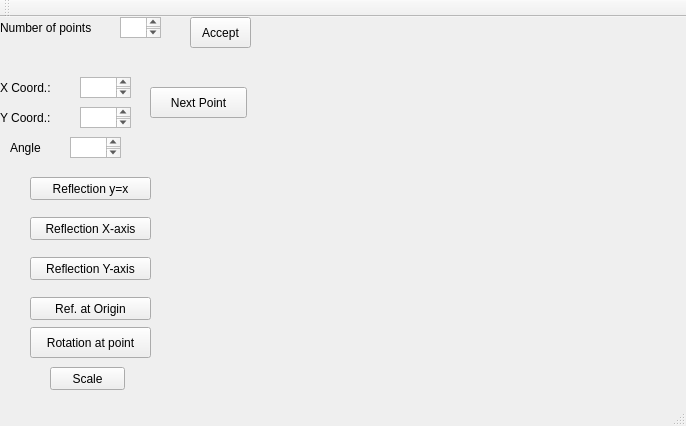
<?xml version="1.0" encoding="UTF-8"?>
<ui version="4.0">
 <class>MainWindow</class>
 <widget class="QMainWindow" name="MainWindow">
  <property name="geometry">
   <rect>
    <x>0</x>
    <y>0</y>
    <width>686</width>
    <height>426</height>
   </rect>
  </property>
  <property name="windowTitle">
   <string>MainWindow</string>
  </property>
  <widget class="QWidget" name="centralWidget">
   <widget class="QLabel" name="label">
    <property name="geometry">
     <rect>
      <x>0</x>
      <y>0</y>
      <width>121</width>
      <height>21</height>
     </rect>
    </property>
    <property name="text">
     <string>Number of points</string>
    </property>
   </widget>
   <widget class="QLabel" name="label_2">
    <property name="geometry">
     <rect>
      <x>0</x>
      <y>60</y>
      <width>65</width>
      <height>21</height>
     </rect>
    </property>
    <property name="text">
     <string>X Coord.:</string>
    </property>
   </widget>
   <widget class="QLabel" name="label_3">
    <property name="geometry">
     <rect>
      <x>0</x>
      <y>90</y>
      <width>65</width>
      <height>21</height>
     </rect>
    </property>
    <property name="text">
     <string>Y Coord.:</string>
    </property>
   </widget>
   <widget class="QTextEdit" name="textEdit">
    <property name="geometry">
     <rect>
      <x>120</x>
      <y>0</y>
      <width>41</width>
      <height>21</height>
     </rect>
    </property>
   </widget>
   <widget class="QTextEdit" name="textEdit_2">
    <property name="geometry">
     <rect>
      <x>80</x>
      <y>60</y>
      <width>51</width>
      <height>21</height>
     </rect>
    </property>
   </widget>
   <widget class="QTextEdit" name="textEdit_3">
    <property name="geometry">
     <rect>
      <x>80</x>
      <y>90</y>
      <width>51</width>
      <height>21</height>
     </rect>
    </property>
   </widget>
   <widget class="QPushButton" name="pushButton">
    <property name="geometry">
     <rect>
      <x>150</x>
      <y>70</y>
      <width>97</width>
      <height>31</height>
     </rect>
    </property>
    <property name="text">
     <string>Next Point</string>
    </property>
   </widget>
   <widget class="QPushButton" name="pushButton_2">
    <property name="geometry">
     <rect>
      <x>190</x>
      <y>0</y>
      <width>61</width>
      <height>31</height>
     </rect>
    </property>
    <property name="text">
     <string>Accept</string>
    </property>
   </widget>
   <widget class="QLabel" name="label_5">
    <property name="geometry">
     <rect>
      <x>280</x>
      <y>20</y>
      <width>400</width>
      <height>300</height>
     </rect>
    </property>
    <property name="text">
     <string/>
    </property>
   </widget>
   <widget class="QPushButton" name="pushButton_3">
    <property name="geometry">
     <rect>
      <x>30</x>
      <y>160</y>
      <width>121</width>
      <height>23</height>
     </rect>
    </property>
    <property name="text">
     <string>Reflection y=x</string>
    </property>
   </widget>
   <widget class="QPushButton" name="pushButton_4">
    <property name="geometry">
     <rect>
      <x>30</x>
      <y>200</y>
      <width>121</width>
      <height>23</height>
     </rect>
    </property>
    <property name="text">
     <string>Reflection X-axis</string>
    </property>
   </widget>
   <widget class="QPushButton" name="pushButton_5">
    <property name="geometry">
     <rect>
      <x>30</x>
      <y>240</y>
      <width>121</width>
      <height>23</height>
     </rect>
    </property>
    <property name="text">
     <string>Reflection Y-axis</string>
    </property>
   </widget>
   <widget class="QPushButton" name="pushButton_6">
    <property name="geometry">
     <rect>
      <x>30</x>
      <y>280</y>
      <width>121</width>
      <height>23</height>
     </rect>
    </property>
    <property name="text">
     <string>Ref. at Origin</string>
    </property>
   </widget>
   <widget class="QLabel" name="label_4">
    <property name="geometry">
     <rect>
      <x>10</x>
      <y>40</y>
      <width>151</width>
      <height>16</height>
     </rect>
    </property>
    <property name="text">
     <string/>
    </property>
   </widget>
   <widget class="QPushButton" name="pushButton_7">
    <property name="geometry">
     <rect>
      <x>30</x>
      <y>310</y>
      <width>121</width>
      <height>31</height>
     </rect>
    </property>
    <property name="text">
     <string>Rotation at point</string>
    </property>
   </widget>
   <widget class="QLabel" name="label_6">
    <property name="geometry">
     <rect>
      <x>10</x>
      <y>120</y>
      <width>41</width>
      <height>21</height>
     </rect>
    </property>
    <property name="text">
     <string>Angle</string>
    </property>
   </widget>
   <widget class="QTextEdit" name="textEdit_4">
    <property name="geometry">
     <rect>
      <x>70</x>
      <y>120</y>
      <width>51</width>
      <height>21</height>
     </rect>
    </property>
   </widget>
   <widget class="QPushButton" name="pushButton_8">
    <property name="geometry">
     <rect>
      <x>50</x>
      <y>350</y>
      <width>75</width>
      <height>23</height>
     </rect>
    </property>
    <property name="text">
     <string>Scale</string>
    </property>
   </widget>
  </widget>
  <widget class="QMenuBar" name="menuBar">
   <property name="geometry">
    <rect>
     <x>0</x>
     <y>0</y>
     <width>686</width>
     <height>21</height>
    </rect>
   </property>
  </widget>
  <widget class="QToolBar" name="mainToolBar">
   <attribute name="toolBarArea">
    <enum>TopToolBarArea</enum>
   </attribute>
   <attribute name="toolBarBreak">
    <bool>false</bool>
   </attribute>
  </widget>
  <widget class="QStatusBar" name="statusBar"/>
 </widget>
 <layoutdefault spacing="6" margin="11"/>
 <resources/>
 <connections/>
</ui>
